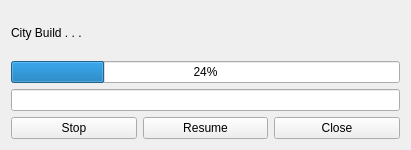
<?xml version="1.0" encoding="UTF-8"?>
<ui version="4.0">
 <class>Form</class>
 <widget class="QWidget" name="Form">
  <property name="geometry">
   <rect>
    <x>0</x>
    <y>0</y>
    <width>411</width>
    <height>150</height>
   </rect>
  </property>
  <property name="windowTitle">
   <string>Form</string>
  </property>
  <layout class="QGridLayout" name="gridLayout">
   <item row="0" column="0">
    <layout class="QVBoxLayout" name="verticalLayout">
     <item>
      <widget class="QLabel" name="label">
       <property name="text">
        <string>City Build . . .</string>
       </property>
      </widget>
     </item>
     <item>
      <widget class="QProgressBar" name="progressBar">
       <property name="value">
        <number>24</number>
       </property>
      </widget>
     </item>
     <item>
      <widget class="QLineEdit" name="lineEdit"/>
     </item>
     <item>
      <layout class="QHBoxLayout" name="horizontalLayout">
       <item>
        <widget class="QPushButton" name="pushButton">
         <property name="text">
          <string>Stop</string>
         </property>
        </widget>
       </item>
       <item>
        <widget class="QPushButton" name="pushButton_2">
         <property name="text">
          <string>Resume</string>
         </property>
        </widget>
       </item>
       <item>
        <widget class="QPushButton" name="pushButton_3">
         <property name="text">
          <string>Close</string>
         </property>
        </widget>
       </item>
      </layout>
     </item>
    </layout>
   </item>
  </layout>
 </widget>
 <resources/>
 <connections/>
</ui>
